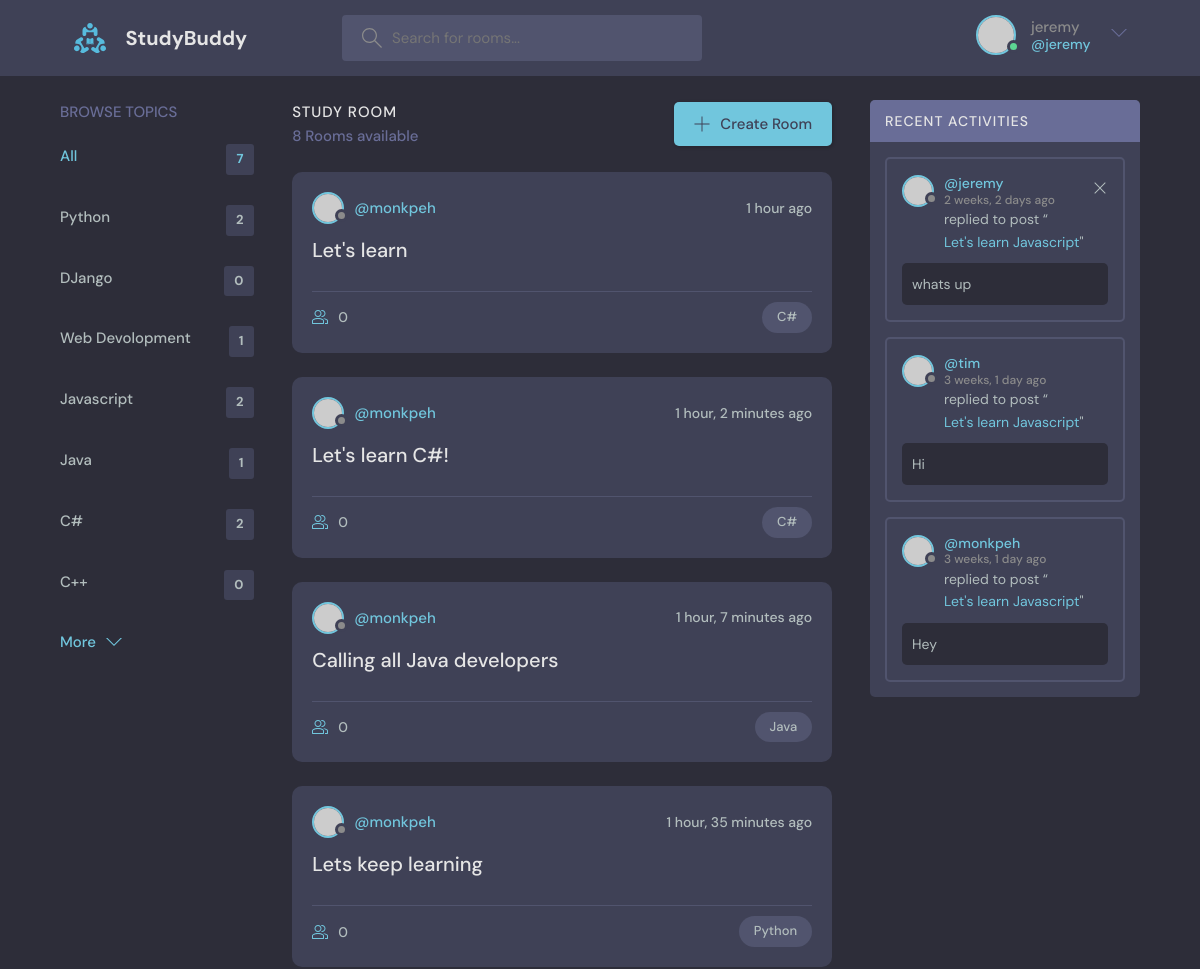
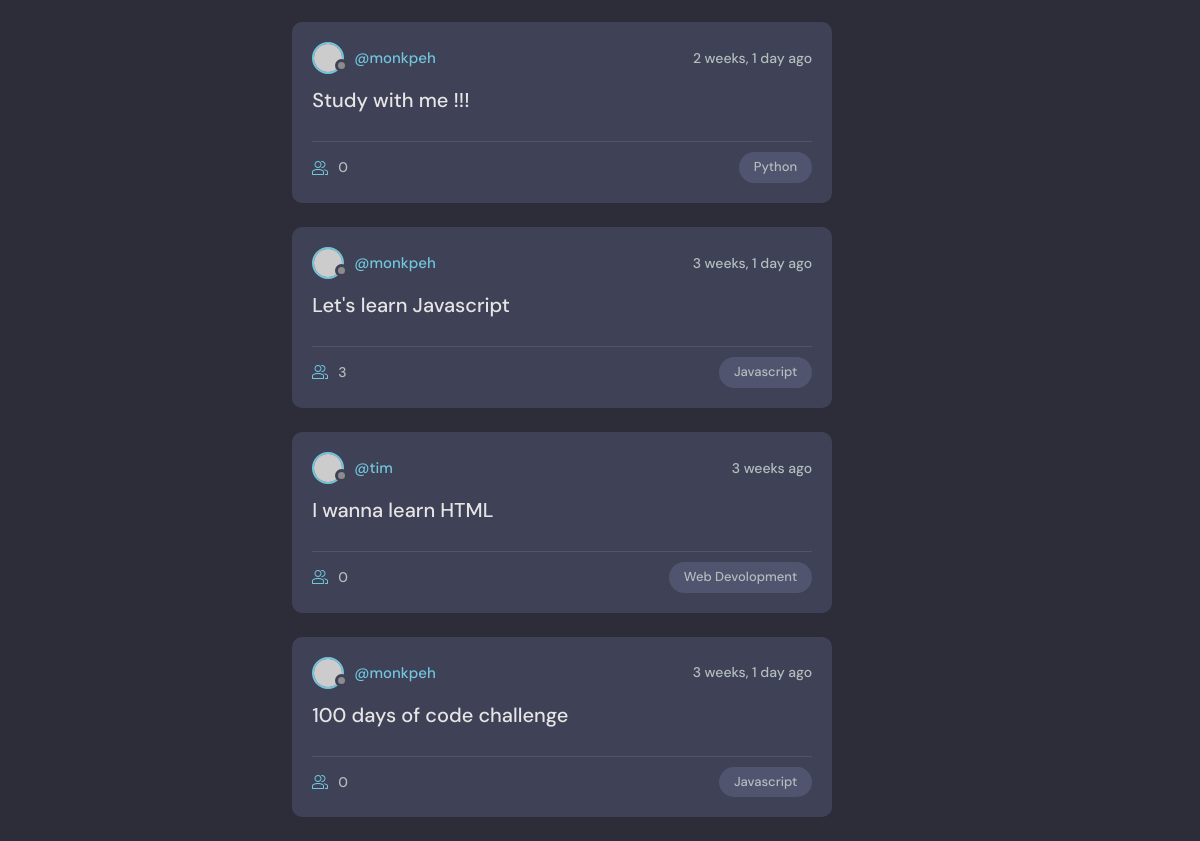
The page / (signed in) on the database its author committed (2 pictures, top to bottom).
### base/models.py (models this page shows, shortened)
class Topic(models.Model):
    name = models.CharField(max_length=200)

class Room(models.Model):
    host = models.ForeignKey(User, on_delete=models.SET_NULL, null=True)
    topic = models.ForeignKey(Topic, on_delete=models.SET_NULL, null=True)
    name = models.CharField(max_length=200)
    description = models.TextField(null=True, blank=True)
    participants = models.ManyToManyField(
        User, related_name='participants', blank=True)
    updated = models.DateTimeField(auto_now=True)
    created = models.DateTimeField(auto_now_add=True)
    class Meta:
        ordering = ['-updated', '-created']

class Message(models.Model):
    user = models.ForeignKey(User, on_delete=models.CASCADE)
    room = models.ForeignKey(Room, on_delete=models.CASCADE)
    body = models.TextField()
    updated = models.DateTimeField(auto_now=True)
    created = models.DateTimeField(auto_now_add=True)
    class Meta:
        ordering = ['-updated', '-created']

### base/views.py (the view)
# urls.py: path('', views.home, name='home'),
def home(request):
    q = request.GET.get('q') if request.GET.get('q') != None else ''
    rooms = Room.objects.filter(
       Q(topic__name__icontains = q) |
       Q(name__icontains = q) |
       Q(description__icontains = q)
       )
    topics = Topic.objects.all()
    room_count = rooms.count()
    room_messages = Message.objects.filter(Q(room__topic__name__icontains = q))
    context = {'rooms':rooms,'topics':topics, 'room_count':room_count,
               'room_messages':room_messages}
    return render(request, 'base/home.html', context)

### base/templates/base/home.html (shortened to what this page needs)
{% extends 'main.html' %}
{% block content %}
    <main class="layout layout--3">
      <div class="container">
        {% include 'base/topics_components.html' %}
        <div class="roomList">
          <div class="roomList__header">
            <div>
              <h2>Study Room</h2>
              <p>{{room_count}} Rooms available</p>
            </div>
            <a class="btn btn--main" href="{% url 'create-room' %}">
              <svg version="1.1" xmlns="http://www.w3.org/2000/svg" width="32" height="32" viewBox="0 0 32 32">
                <title>add</title><path
                  d="M16.943 0.943h-1.885v14.115h-14.115v1.885h14.115v14.115h1.885v-14.115h14.115v-1.885h-14.115v-14.115z"
                ></path>
              </svg>
              Create Room
            </a>
          </div>
          {% include 'base/feed_components.html' %}
        </div>
         {% include 'base/activity_components.html' %}
      </div>
    </main>
    {% endblock content %}

### templates/navbar.html (shortened to what this page needs)
{% load static%}
<header class="header header--loggedIn">
    <div class="container">
      <a href="{% url 'home' %}" class="header__logo">
        <img src="{% static 'images/logo.svg' %}" />
        <h1>StudyBuddy</h1>
      </a>
      <form class="header__search" method="GET" action="{% url 'home' %}">
        <label>
          <input name = "q" placeholder="Search for rooms..." />
        </label>
      </form>
      <nav class="header__menu">
        {% if request.user.is_authenticated %}
        <div class="header__user">
          <a href="profile.html">
            <div class="avatar avatar--medium active">
              <img src="https://randomuser.me/api/portraits/men/37.jpg" />
            </div>
            <p>{{request.user.username}} <span>@{{request.user.username}}</span></p>
          </a>
          <button class="dropdown-button">
            <svg version="1.1" xmlns="http://www.w3.org/2000/svg" width="32" height="32" viewBox="0 0 32 32">
              <title>chevron-down</title>
              <path d="M16 21l-13-13h-3l16 16 16-16h-3l-13 13z"></path>
            </svg>
          </button>
        </div>
        {% else %}
        <a href="{% url 'login' %}">
          <img src="{% static 'images//avatar.svg' %}" />
          <p>Login</p>
        </a>
        {% endif %}
      </nav>
    </div>
  </header>

### base/templates/base/topics_components.html
<div class="topics">
    <div class="topics__header">
      <h2>Browse Topics</h2>
    </div>
    <ul class="topics__list">
      <li>
        <a href="{% url 'home' %}" class="active">All <span>{{topics.count}}</span></a>
      </li>
      {% for topic in topics %}
      <li>
        <a href="{% url 'home' %}?q={{topic.name}}">{{topic.name}}<span>{{topic.room_set.all.count}}</span></a>
      </li>
      {%endfor%}
    </ul>
    <a class="btn btn--link" href="topics.html">
      More
      <svg version="1.1" xmlns="http://www.w3.org/2000/svg" width="32" height="32" viewBox="0 0 32 32">
        <title>chevron-down</title>
        <path d="M16 21l-13-13h-3l16 16 16-16h-3l-13 13z"></path>
      </svg>
    </a>
  </div>

### base/templates/base/feed_components.html (shortened to what this page needs)
{% for room in rooms %}
<div class="roomListRoom">
    <div class="roomListRoom__header">
      <a href="{% url 'user-profile' room.host.id %}" class="roomListRoom__author">
        <div class="avatar avatar--small">
          <img src="https://randomuser.me/api/portraits/women/11.jpg" />
        </div>
        <span>@{{room.host.username}}</span>
      </a>
      <div class="roomListRoom__actions">
        <span>{{room.created | timesince}} ago</span>
      </div>
    </div>
    <div class="roomListRoom__content">
      <a href="{% url 'room' room.id %}">{{room.name}}</a>
    </div>
    <div class="roomListRoom__meta">
      <a href="{% url 'room' room.id %}" class="roomListRoom__joined">
        {{room.participants.all.count}}
      </a>
      <p class="roomListRoom__topic">{{room.topic.name}}</p>
    </div>
</div>
{% endfor %}

### base/templates/base/activity_components.html
<div class="activities">
    <div class="activities__header">
      <h2>Recent Activities</h2>
    </div>
    {% for message in room_messages %}
    <div class="activities__box">
      <div class="activities__boxHeader roomListRoom__header">
        <a href="{% url 'user-profile' message.user.id %}" class="roomListRoom__author">
          <div class="avatar avatar--small">
            <img src="https://randomuser.me/api/portraits/women/11.jpg" />
          </div>
          <p>
            @{{message.user}}
            <span>{{message.created|timesince}} ago</span>
          </p>
        </a>
        {% if request.user == message.user %}
        <div class="roomListRoom__actions">
          <a href="{% url 'delete-message' message.id %}">
            <svg version="1.1" xmlns="http://www.w3.org/2000/svg" width="32" height="32" viewBox="0 0 32 32">
              <title>remove</title>
              <path
                  d="M27.314 6.019l-1.333-1.333-9.98 9.981-9.981-9.981-1.333 1.333 9.981 9.981-9.981 9.98 1.333 1.333 9.981-9.98 9.98 9.98 1.333-1.333-9.98-9.98 9.98-9.981z"
              ></path>
            </svg>
          </a>
        </div>
        {% endif %}
      </div>
      <div class="activities__boxContent">
        <p>replied to post “<a href="{% url 'room' message.room.id %}">{{message.room.name}}</a>"</p>
        <div class="activities__boxRoomContent">
            {{message.body}}
        </div>
      </div>
    </div>
    {% endfor %}
  </div>

### rows shown on the page
Topic: name "Python", room_set.all.count "2"
Topic: name "DJango", room_set.all.count "0"
Topic: name "Web Devolopment", room_set.all.count "1"
Topic: name "Javascript", room_set.all.count "2"
Topic: name "Java", room_set.all.count "1"
Topic: name "C#", room_set.all.count "2"
Topic: name "C++", room_set.all.count "0"
Room: host.username "monkpeh", created "1 hour", name "Let's learn", participants.all.count "0", topic.name "C#"
Room: host.username "monkpeh", created "1 hour, 2 minutes", name "Let's learn C#!", participants.all.count "0", topic.name "C#"
Room: host.username "monkpeh", created "1 hour, 7 minutes", name "Calling all Java developers", participants.all.count "0", topic.name "Java"
Room: host.username "monkpeh", created "1 hour, 35 minutes", name "Lets keep learning", participants.all.count "0", topic.name "Python"
Room: host.username "monkpeh", created "2 weeks, 1 day", name "Study with me !!!", participants.all.count "0", topic.name "Python"
Room: host.username "monkpeh", created "3 weeks, 1 day", name "Let's learn Javascript", participants.all.count "3", topic.name "Javascript"
Room: host.username "tim", created "3 weeks", name "I wanna learn HTML", participants.all.count "0", topic.name "Web Devolopment"
Room: host.username "monkpeh", created "3 weeks, 1 day", name "100 days of code challenge", participants.all.count "0", topic.name "Javascript"
Message: user "jeremy", created "2 weeks, 2 days", room.name "Let's learn Javascript", body "whats up"
Message: user "tim", created "3 weeks, 1 day", room.name "Let's learn Javascript", body "Hi"
Message: user "monkpeh", created "3 weeks, 1 day", room.name "Let's learn Javascript", body "Hey"

### other values the page prints
{{ request.user.username }} "jeremy"
{{ topics.count }} "7"
{{ room_count }} "8"
